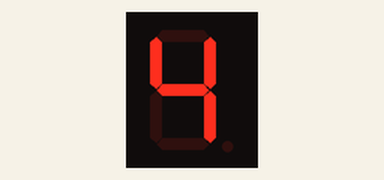
Simulated run of this sketch. Board: Arduino Uno, built with avr-gcc and run on an emulated ATmega328P. Shown: 1-digit seven-segment display. Wiring (inferred from the names in the program): 1-digit 7-segment display, segments lit when HIGH: segments pin 2, pin 3, pin 4, pin 6, pin 7, pin 8, pin 9, pin 5. Random numbers use the default seed unless the sketch sets one; the segment pins are drawn as the display they are named for.

Above: at 0.1 s.
At 3.6 s:
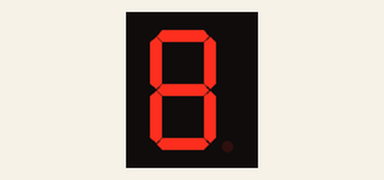
At 12.6 s:
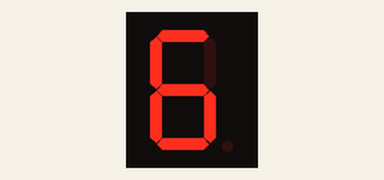
At 18.1 s:
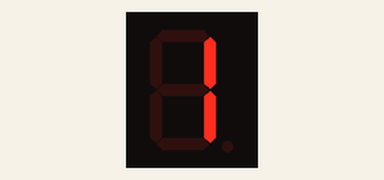
At 22.1 s:
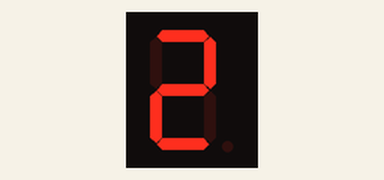
At 35.6 s:
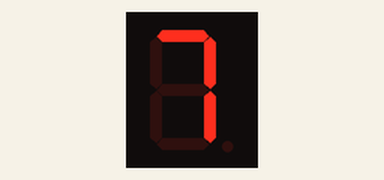

The sketch:

randIntOn7SegDisp.ino
```cpp
// bits representing segments A through G (and decimal point) for numerals 0-9
const byte numeral[10] = {
//ABCDEFG /dp
B11111100, // 0
B01100000, // 1
B11011010, // 2
B11110010, // 3
B01100110, // 4
B10110110, // 5
B00111110, // 6
B11100000, // 7
B11111110, // 8
B11100110, // 9
};
// every pin needs a 220 ohm resistor
// pins for decimal point and each segment
// dp,G,F,E,D,C,B,A
const int segmentPins[8] = { 5,9,8,7,6,4,3,2};
void setup()
{
for(int i=0; i < 8; i++)
{
pinMode(segmentPins[i], OUTPUT); // set segment and DP pins to output
}
}


void loop()
{
  int inumber = random(0, 9);
  writeNum(inumber);
  delay(500);
  /*
  for(int number = 0; number<10; number++){
    writeNum(number);
    delay(500);
  }
  */
}


void writeNum(int num){
if(num == 0){
  digitalWrite(2,HIGH);
  digitalWrite(3,HIGH);
  digitalWrite(4,HIGH);
  digitalWrite(5,LOW);

  digitalWrite(6,HIGH);
  digitalWrite(7,HIGH);
  digitalWrite(8,HIGH);
  digitalWrite(9,LOW);
}
else if(num == 1){
  digitalWrite(2,LOW);
  digitalWrite(3,HIGH);
  digitalWrite(4,HIGH);
  digitalWrite(5,LOW);

  digitalWrite(6,LOW);
  digitalWrite(7,LOW);
  digitalWrite(8,LOW);
  digitalWrite(9,LOW);
}
else if(num == 2){
  digitalWrite(2,HIGH);
  digitalWrite(3,HIGH);
  digitalWrite(4,LOW);
  digitalWrite(5,LOW);

  digitalWrite(6,HIGH);
  digitalWrite(7,HIGH);
  digitalWrite(8,LOW);
  digitalWrite(9,HIGH);
}
else if(num == 3){
  digitalWrite(2,HIGH);
  digitalWrite(3,HIGH);
  digitalWrite(4,HIGH);
  digitalWrite(5,LOW);

  digitalWrite(6,HIGH);
  digitalWrite(7,LOW);
  digitalWrite(8,LOW);
  digitalWrite(9,HIGH);
}
else if(num == 4){
  digitalWrite(2,LOW);
  digitalWrite(3,HIGH);
  digitalWrite(4,HIGH);
  digitalWrite(5,LOW);

  digitalWrite(6,LOW);
  digitalWrite(7,LOW);
  digitalWrite(8,HIGH);
  digitalWrite(9,HIGH);
}
else if(num == 5){
  digitalWrite(2,HIGH);
  digitalWrite(3,LOW);
  digitalWrite(4,HIGH);
  digitalWrite(5,LOW);

  digitalWrite(6,HIGH);
  digitalWrite(7,LOW);
  digitalWrite(8,HIGH);
  digitalWrite(9,HIGH);
}
else if(num == 6){
  digitalWrite(2,HIGH);
  digitalWrite(3,LOW);
  digitalWrite(4,HIGH);
  digitalWrite(5,LOW);

  digitalWrite(6,HIGH);
  digitalWrite(7,HIGH);
  digitalWrite(8,HIGH);
  digitalWrite(9,HIGH);
}
else if(num == 7){
  digitalWrite(2,HIGH);
  digitalWrite(3,HIGH);
  digitalWrite(4,HIGH);
  digitalWrite(5,LOW);

  digitalWrite(6,LOW);
  digitalWrite(7,LOW);
  digitalWrite(8,LOW);
  digitalWrite(9,LOW);
}
else if(num == 8){
  digitalWrite(2,HIGH);
  digitalWrite(3,HIGH);
  digitalWrite(4,HIGH);
  digitalWrite(5,LOW);

  digitalWrite(6,HIGH);
  digitalWrite(7,HIGH);
  digitalWrite(8,HIGH);
  digitalWrite(9,HIGH);
}
else if(num == 9){
  digitalWrite(2,HIGH);
  digitalWrite(3,HIGH);
  digitalWrite(4,HIGH);
  digitalWrite(5,LOW);

  digitalWrite(6,LOW);
  digitalWrite(7,LOW);
  digitalWrite(8,HIGH);
  digitalWrite(9,HIGH);
}
}
/*


void loop()
{
for(int i=0; i <= 10; i++)
{
showDigit(i);
delay(1000);
}
// the last value if i is 10 and this will turn the display off
delay(2000); // pause two seconds with the display off
}


// Displays a number from 0 through 9 on a 7-segment display
// any value not within the range of 0-9 turns the display off
void showDigit( int number)
{
boolean isBitSet;
for(int segment = 1; segment < 8; segment++)
{
if( number < 0 || number > 9){
isBitSet = 0; // turn off all segments
}
else{
  // isBitSet will be true if given bit is 1
isBitSet = bitRead(numeral[number], segment);
}
isBitSet = ! isBitSet; // remove this line if common cathode display
digitalWrite( segmentPins[segment], isBitSet);
}
}
*/
```

Measured:
- what the display in image 1 shows lasts 1.0 s, from 3.5 s to 4.5 s
- what the display in image 4 shows lasts 1.5 s, from 22.0 s to 23.5 s
